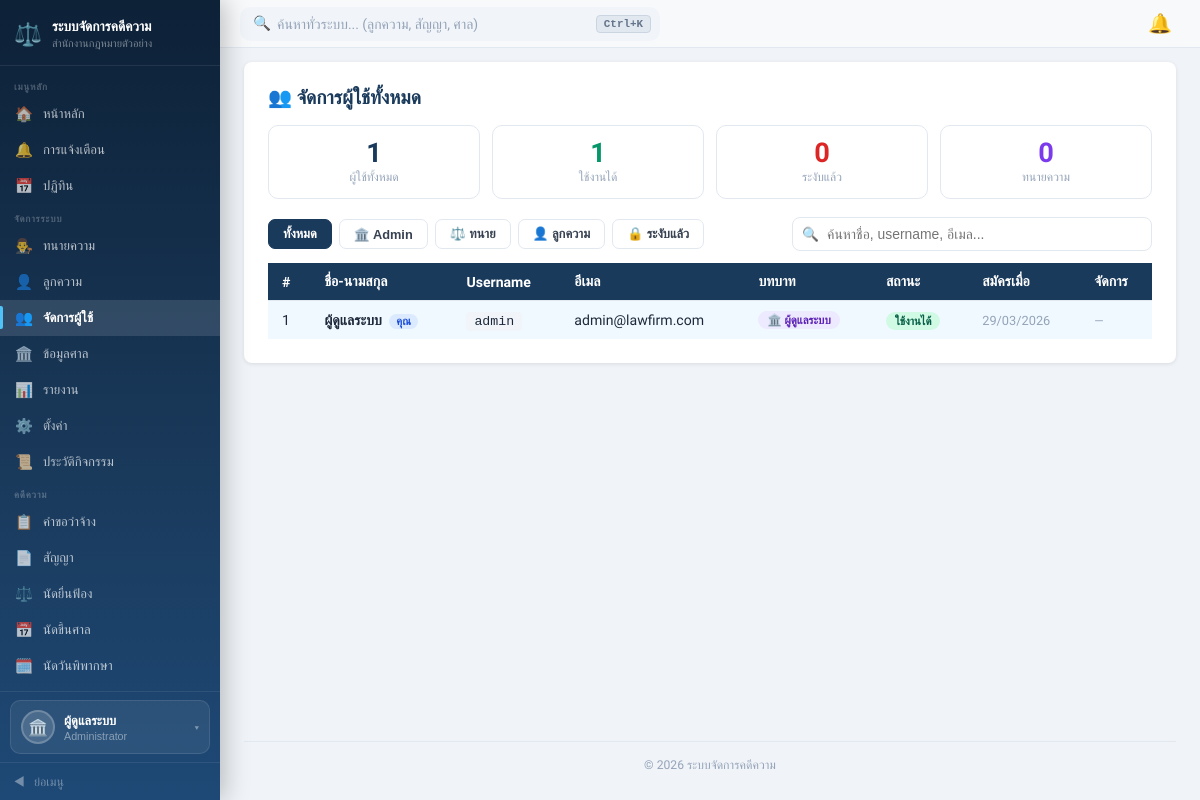
The page /pages/users.php (signed in) on the database its author committed.
### tables this page shows
CREATE TABLE `users` (
  `user_id`       int          NOT NULL AUTO_INCREMENT,
  `username`      varchar(50)  DEFAULT NULL COMMENT 'สำหรับ login แทน email',
  `office_id`     int          NOT NULL,
  `role_id`       int          NOT NULL,
  `email`         varchar(150) NOT NULL,
  `password_hash` varchar(255) NOT NULL,
  `status`        varchar(20)  DEFAULT 'active',
  `created_at`    timestamp    DEFAULT CURRENT_TIMESTAMP,
  PRIMARY KEY (`user_id`),
  UNIQUE KEY `uq_email`    (`email`),
  UNIQUE KEY `uq_username` (`username`)
);

CREATE TABLE `roles` (
  `role_id`    int         NOT NULL AUTO_INCREMENT,
  `role_name`  varchar(50) NOT NULL,
  `created_at` timestamp   DEFAULT CURRENT_TIMESTAMP,
  PRIMARY KEY (`role_id`),
  UNIQUE KEY `uq_role_name` (`role_name`)
);

### src/config/auth.php (called while the page is built, shortened)
<?php
function isLoggedIn() {
    return !empty($_SESSION['user_id']);
}

### src/pages/users.php (the view, shortened to what this page needs)
<?php
require_once '../config/auth.php';
$pdo      = getDB();
$officeId = $_SESSION['office_id'];
$myUserId = $_SESSION['user_id'];
$users = $pdo->prepare("
    SELECT u.user_id, u.username, u.email, u.status, u.created_at,
           r.role_name,
           COALESCE(
               CONCAT(lp.fname,' ',lp.lname),
               CONCAT(cp.fname,' ',cp.lname),
               'ผู้ดูแลระบบ'
           ) AS full_name
    FROM users u
    JOIN roles r ON u.role_id = r.role_id
    LEFT JOIN lawyer_profiles lp ON lp.user_id = u.user_id
    LEFT JOIN client_profiles cp ON cp.user_id = u.user_id
    WHERE u.office_id = ?
    ORDER BY FIELD(r.role_name,'admin','lawyer','client'), u.created_at DESC
");
$users->execute([$officeId]);
$allUsers  = $users->fetchAll();
include '../includes/header.php';
$roleTH    = ['admin'=>'ผู้ดูแลระบบ','lawyer'=>'ทนายความ','client'=>'ลูกความ'];
$roleEmoji = ['admin'=>'🏛️','lawyer'=>'⚖️','client'=>'👤'];
$totalActive   = count(array_filter($allUsers, fn($u) => $u['status']==='active'));
$totalInactive = count($allUsers) - $totalActive;
?>
<div class="card">
    <h2 style="margin:0 0 16px;">👥 จัดการผู้ใช้ทั้งหมด</h2>
    <div class="stat-row">
        <div class="stat-box">
            <div class="stat-num"><?= count($allUsers) ?></div>
            <div class="stat-lbl">ผู้ใช้ทั้งหมด</div>
        </div>
        <div class="stat-box">
            <div class="stat-num" style="color:#059669;"><?= $totalActive ?></div>
            <div class="stat-lbl">ใช้งานได้</div>
        </div>
        <div class="stat-box">
            <div class="stat-num" style="color:#dc2626;"><?= $totalInactive ?></div>
            <div class="stat-lbl">ระงับแล้ว</div>
        </div>
        <div class="stat-box">
            <div class="stat-num" style="color:#7c3aed;"><?= count(array_filter($allUsers, fn($u) => $u['role_name']==='lawyer')) ?></div>
            <div class="stat-lbl">ทนายความ</div>
        </div>
    </div>
    <div class="toolbar">
        <div style="display:flex;gap:7px;flex-wrap:wrap;">
            <button class="filter-btn active" id="filter-all"    onclick="setFilter('all',this)">ทั้งหมด</button>
            <button class="filter-btn" id="filter-admin"  onclick="setFilter('admin',this)">🏛️ Admin</button>
            <button class="filter-btn" id="filter-lawyer" onclick="setFilter('lawyer',this)">⚖️ ทนาย</button>
            <button class="filter-btn" id="filter-client" onclick="setFilter('client',this)">👤 ลูกความ</button>
            <button class="filter-btn" id="filter-inactive" onclick="setFilter('inactive',this)">🔒 ระงับแล้ว</button>
        </div>
        <div class="s-wrap"><input type="text" placeholder="ค้นหาชื่อ, username, อีเมล..." oninput="filterTable(this.value)"></div>
    </div>
    <div class="table-wrap">
    <table id="usersTable">
        <thead>
            <tr><th>#</th><th>ชื่อ-นามสกุล</th><th>Username</th><th>อีเมล</th>
            <th>บทบาท</th><th>สถานะ</th><th>สมัครเมื่อ</th><th>จัดการ</th></tr>
        </thead>
        <tbody>
        <?php foreach ($allUsers as $u):
            $isMe     = ($u['user_id'] === $myUserId);
            $isActive = ($u['status'] === 'active');
        ?>
        <tr data-search="<?= strtolower(htmlspecialchars($u['full_name'].' '.($u['username']??'').' '.$u['email'])) ?>"
            data-role="<?= $u['role_name'] ?>"
            data-status="<?= $u['status'] ?>"
            class="<?= $isMe ? 'me-row' : '' ?>"
            style="<?= !$isActive ? 'opacity:.55;' : '' ?>">
            <td><?= $u['user_id'] ?></td>
            <td style="font-weight:600;">
                <?= htmlspecialchars($u['full_name']) ?>
                <?php if ($isMe): ?><span style="font-size:.7rem;background:#dbeafe;color:#1d4ed8;padding:1px 7px;border-radius:10px;margin-left:4px;font-weight:700;">คุณ</span><?php endif; ?>
            </td>
            <td><code style="background:#f1f5f9;padding:2px 8px;border-radius:4px;font-size:.83rem;"><?= htmlspecialchars($u['username'] ?? '—') ?></code></td>
            <td><?= htmlspecialchars($u['email']) ?></td>
            <td>
                <span class="role-chip role-<?= $u['role_name'] ?>">
                    <?= $roleEmoji[$u['role_name']] ?> <?= $roleTH[$u['role_name']] ?? $u['role_name'] ?>
                </span>
            </td>
            <td><span class="badge-<?= $isActive ? 'active' : 'inactive' ?>"><?= $isActive ? 'ใช้งานได้' : 'ระงับแล้ว' ?></span></td>
            <td style="font-size:.8rem;color:#94a3b8;"><?= date('d/m/Y', strtotime($u['created_at'])) ?></td>
            <td style="white-space:nowrap;">
                <?php if (!$isMe): ?>
                <button class="action-btn btn-reset"
                    onclick='openResetModal(<?= $u["user_id"] ?>, <?= json_encode($u["full_name"], JSON_UNESCAPED_UNICODE) ?>, <?= json_encode($u["username"] ?? "", JSON_UNESCAPED_UNICODE) ?>)'>
                    🔑 Reset PW
                </button>
                <?php if ($isActive): ?>
                <button class="action-btn btn-suspend"
                    onclick='toggleStatus(<?= $u["user_id"] ?>, "inactive", <?= json_encode($u["full_name"], JSON_UNESCAPED_UNICODE) ?>)'>🔒 ระงับ</button>
                <?php else: ?>
                <button class="action-btn btn-activate"
                    onclick='toggleStatus(<?= $u["user_id"] ?>, "active", <?= json_encode($u["full_name"], JSON_UNESCAPED_UNICODE) ?>)'>✅ เปิดใช้</button>
                <?php endif; ?>
                <?php if ($u['role_name'] !== 'admin'): ?>
                <button class="action-btn" style="background:#fee2e2;color:#991b1b;"
                    onclick='deleteUser(<?= $u["user_id"] ?>, <?= json_encode($u["full_name"], JSON_UNESCAPED_UNICODE) ?>, <?= json_encode($u["role_name"], JSON_UNESCAPED_UNICODE) ?>)'>🗑️ ลบ</button>
                <?php endif; ?>
                <?php else: ?>
                <span style="font-size:.75rem;color:#94a3b8;">—</span>
                <?php endif; ?>
            </td>
        </tr>
        <?php endforeach; ?>
        </tbody>
    </table>
    </div>
</div>
<?php include '../includes/footer.php'; ?>

### src/includes/header.php (shortened to what this page needs)
<!DOCTYPE html>
<html lang="th">
<head>
    <link rel="stylesheet" href="/assets/css/style.css">
</head>
<body style="--sb-init-ml:220px;">
<?php
$_sb_photo = null;
$_sb_name  = 'ผู้ใช้งาน';
$_sb_role_label = '';
if (isLoggedIn()) {
    $_sb_pdo    = getDB();
    $_sb_uid    = $_SESSION['user_id'];
    $_sb_role   = $_SESSION['role'];
    try {
        if ($_sb_role === 'lawyer') {
            $_sb_row = $_sb_pdo->prepare("SELECT fname, lname, profile_photo FROM lawyer_profiles WHERE user_id=?");
            $_sb_row->execute([$_sb_uid]);
            $_sb_row = $_sb_row->fetch();
            if ($_sb_row) {
                $_sb_name  = $_sb_row['fname'].' '.$_sb_row['lname'];
                $_sb_photo = $_sb_row['profile_photo'] ? '/uploads/lawyer_photos/'.$_sb_row['profile_photo'] : null;
            }
            $_sb_role_label = 'ทนายความ';
        } elseif ($_sb_role === 'admin') {
            $_sb_name = 'ผู้ดูแลระบบ';
            $_sb_role_label = 'Administrator';
        }
    } catch (Exception $e) {}
}
$_sb_cur = basename($_SERVER['PHP_SELF']);
?>
<?php if (isLoggedIn()): ?>
<div class="topbar" id="topbar">
    <div class="topbar-left">
        <div class="gs-wrap" id="gsWrap">
            <div class="gs-input-wrap">
                <span class="gs-icon">🔍</span>
                <input type="text" id="gsInput" class="gs-input"
                       placeholder="ค้นหาทั่วระบบ... (ลูกความ, สัญญา, ศาล)"
                       autocomplete="off" spellcheck="false">
                <kbd class="gs-kbd" id="gsKbd">Ctrl+K</kbd>
            </div>
        </div>
    </div>
    <div class="topbar-right">
        <div class="notif-bell-wrap" id="notifBellWrap">
            <button class="notif-bell-btn" id="notifBellBtn" onclick="toggleNotifDropdown()">
                🔔
            </button>
        </div>
    </div>
</div>
<nav class="sidebar" id="sidebar">
    <div class="sb-brand">
        <span class="sb-brand-icon">⚖️</span>
        <div class="sb-brand-text sb-hide-collapsed">
            ระบบจัดการคดีความ
            <span><?= htmlspecialchars($_SESSION['office_name'] ?? '') ?></span>
        </div>
    </div>
    <div class="sb-nav">
        <div class="sb-section">เมนูหลัก</div>
        <a href="/pages/dashboard.php" class="sb-link <?= $_sb_cur==='dashboard.php'?'active':'' ?>">
            <span class="sb-link-icon">🏠</span><span class="sb-link-text sb-hide-collapsed">หน้าหลัก</span>
        </a>
        <a href="/pages/notifications.php" class="sb-link <?= $_sb_cur==='notifications.php'?'active':'' ?>">
            <span class="sb-link-icon">🔔</span><span class="sb-link-text sb-hide-collapsed">การแจ้งเตือน</span>
        </a>
        <a href="/pages/calendar.php" class="sb-link <?= $_sb_cur==='calendar.php'?'active':'' ?>">
            <span class="sb-link-icon">📅</span><span class="sb-link-text sb-hide-collapsed">ปฏิทิน</span>
        </a>
        <?php if ($_SESSION['role'] === 'admin'): ?>
        <div class="sb-section">จัดการระบบ</div>
        <a href="/pages/lawyers.php"           class="sb-link <?= $_sb_cur==='lawyers.php'?'active':'' ?>"><span class="sb-link-icon">👨‍⚖️</span><span class="sb-link-text sb-hide-collapsed">ทนายความ</span></a>
        <a href="/pages/clients.php"           class="sb-link <?= $_sb_cur==='clients.php'?'active':'' ?>"><span class="sb-link-icon">👤</span><span class="sb-link-text sb-hide-collapsed">ลูกความ</span></a>
        <a href="/pages/users.php"             class="sb-link <?= $_sb_cur==='users.php'?'active':'' ?>"><span class="sb-link-icon">👥</span><span class="sb-link-text sb-hide-collapsed">จัดการผู้ใช้</span></a>
        <a href="/pages/courts.php"            class="sb-link <?= $_sb_cur==='courts.php'?'active':'' ?>"><span class="sb-link-icon">🏛️</span><span class="sb-link-text sb-hide-collapsed">ข้อมูลศาล</span></a>
        <a href="/pages/reports.php"           class="sb-link <?= $_sb_cur==='reports.php'?'active':'' ?>"><span class="sb-link-icon">📊</span><span class="sb-link-text sb-hide-collapsed">รายงาน</span></a>
        <a href="/pages/settings.php"          class="sb-link <?= $_sb_cur==='settings.php'?'active':'' ?>"><span class="sb-link-icon">⚙️</span><span class="sb-link-text sb-hide-collapsed">ตั้งค่า</span></a>
        <a href="/pages/activity_log.php"      class="sb-link <?= $_sb_cur==='activity_log.php'?'active':'' ?>"><span class="sb-link-icon">📜</span><span class="sb-link-text sb-hide-collapsed">ประวัติกิจกรรม</span></a>
        <div class="sb-section">คดีความ</div>
        <a href="/pages/case_requests.php"     class="sb-link <?= $_sb_cur==='case_requests.php'?'active':'' ?>"><span class="sb-link-icon">📋</span><span class="sb-link-text sb-hide-collapsed">คำขอว่าจ้าง</span></a>
        <a href="/pages/contracts.php"         class="sb-link <?= $_sb_cur==='contracts.php'?'active':'' ?>"><span class="sb-link-icon">📄</span><span class="sb-link-text sb-hide-collapsed">สัญญา</span></a>
        <a href="/pages/filings.php"           class="sb-link <?= $_sb_cur==='filings.php'?'active':'' ?>"><span class="sb-link-icon">⚖️</span><span class="sb-link-text sb-hide-collapsed">นัดยื่นฟ้อง</span></a>
        <a href="/pages/hearings.php"          class="sb-link <?= $_sb_cur==='hearings.php'?'active':'' ?>"><span class="sb-link-icon">📅</span><span class="sb-link-text sb-hide-collapsed">นัดขึ้นศาล</span></a>
        <a href="/pages/verdict_appointments.php" class="sb-link <?= $_sb_cur==='verdict_appointments.php'?'active':'' ?>"><span class="sb-link-icon">🗓️</span><span class="sb-link-text sb-hide-collapsed">นัดวันพิพากษา</span></a>
        <a href="/pages/verdicts.php"          class="sb-link <?= $_sb_cur==='verdicts.php'?'active':'' ?>"><span class="sb-link-icon">🔨</span><span class="sb-link-text sb-hide-collapsed">คำพิพากษา</span></a>
        <?php endif; ?>
    </div>
    <div class="sb-profile-bottom" id="sbProfileBottom">
        <button class="sb-profile-btn" id="sbProfileBtn" onclick="toggleProfileDD()">
            <?php if ($_sb_photo): ?>
            <img src="<?= htmlspecialchars($_sb_photo) ?>" class="sb-avatar" alt="avatar">
            <?php else: ?>
            <div class="sb-avatar-ph"><?= $_SESSION['role']==="admin" ? "🏛️" : ($_SESSION['role']==="lawyer" ? "⚖️" : "👤") ?></div>
            <?php endif; ?>
            <div class="sb-profile-info sb-hide-collapsed">
                <div class="sb-profile-name"><?= htmlspecialchars($_sb_name) ?></div>
                <div class="sb-profile-role"><?= htmlspecialchars($_sb_role_label) ?></div>
            </div>
            <span class="sb-profile-arrow sb-hide-collapsed">▾</span>
        </button>
    </div>
    <button class="sb-toggle" onclick="toggleSidebar()" id="sbToggle">
        <span class="sb-toggle-icon" id="sbToggleIcon">◀</span>
        <span class="sb-hide-collapsed" id="sbToggleText">ย่อเมนู</span>
    </button>
</nav>
<?php endif; ?>
<div class="sb-main" id="sbMain">
<div class="sb-main-content">

### src/includes/footer.php
</div>
<footer style="
    margin-top: auto;
    padding: 16px 0 8px;
    text-align: center;
    font-size: .76rem;
    color: #94a3b8;
    border-top: 1px solid #e2e8f0;
">
    &copy; <?= date('Y') ?> ระบบจัดการคดีความ
</footer>
</div>
</body>
</html>

### src/includes/header.php (style rules this page uses)
.topbar-left { display:flex; align-items:center; flex:1; min-width:0; }
.gs-wrap { position:relative; width:100%; max-width:420px; }
.gs-input-wrap { position:relative; display:flex; align-items:center; background:#f1f5f9; border:1px solid transparent; border-radius:10px; transition: all .2s; }
.gs-icon { position:absolute; left:12px; color:#94a3b8; font-size:.9rem; pointer-events:none; }
.gs-input { width:100%; padding:8px 70px 8px 36px; border:none; background:transparent; font-size:.87rem; outline:none; color:#1e293b; font-family:inherit; }
.gs-input::placeholder { color:#94a3b8; }
.gs-kbd { position:absolute; right:8px; padding:2px 7px; background:#e2e8f0; color:#64748b; border-radius:4px; font-size:.68rem; font-family:monospace; font-weight:600; pointer-events:none; border:1px solid #cbd5e1; }

### src/pages/users.php (style rules this page uses)
:root { --navy:#1a3a5c;--navy2:#2d5a8a;--border:#e2e8f0;--muted:#94a3b8; }
.stat-row { display:grid;grid-template-columns:repeat(4,1fr);gap:12px;margin-bottom:18px; }
.stat-box { background:#fff;border:1px solid var(--border);border-radius:10px;padding:14px 16px;text-align:center; }
.stat-num { font-size:1.7rem;font-weight:900;color:var(--navy);line-height:1; }
.stat-lbl { font-size:.75rem;color:var(--muted);margin-top:3px; }
.toolbar { display:flex;justify-content:space-between;align-items:center;margin-bottom:12px;flex-wrap:wrap;gap:10px; }
.badge-active { background:#d1fae5;color:#065f46;padding:2px 9px;border-radius:20px;font-size:.71rem;font-weight:700; }
.role-chip { display:inline-block;padding:2px 9px;border-radius:20px;font-size:.71rem;font-weight:700; }
.role-admin { background:#ede9fe;color:#5b21b6; }
.s-wrap { position:relative;flex:1;max-width:360px; }
.s-wrap input { width:100%;padding:8px 12px 8px 34px;border:1px solid var(--border);border-radius:8px;font-size:.87rem;outline:none; }
.s-wrap::before { content:"🔍";position:absolute;left:10px;top:50%;transform:translateY(-50%);font-size:.85rem; }
.filter-btn { padding:6px 14px;border-radius:7px;font-size:.8rem;font-weight:600;border:1px solid var(--border);background:#fff;cursor:pointer;transition:.15s;color:#374151; }
.filter-btn.active { background:var(--navy);color:#fff;border-color:var(--navy); }
.me-row { background:#f0f9ff !important; }

### rows shown on the page
users: status "1", status "0", role.role_name "0", user_id "1", full_name "ผู้ดูแลระบบ", shows "คุณ", username "admin", email "admin@lawfirm.com", role.role_name "🏛️", role.role_name "ผู้ดูแลระบบ", shows "ใช้งานได้", created_at "29/03/2026"

### other values the page prints
$_SESSION['office_name'] "สำนักงานกฎหมายตัวอย่าง"
$_sb_name "ผู้ดูแลระบบ"
$_sb_role_label "Administrator"
count($allUsers) "1"
